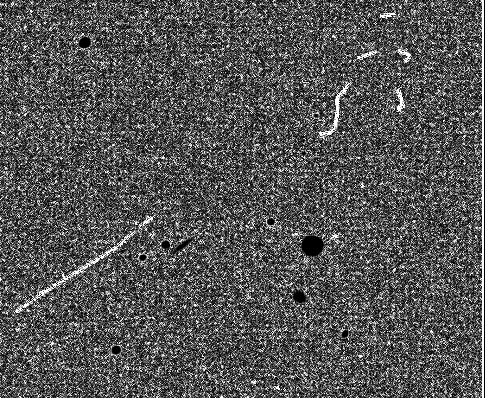
#> input picture image_processing/data_set/img_edge/data1.png, 485 x 398 px
$ python main.py   (older library calls are emulated)
#> lines starting #> are read from the running program, lines starting #| are printed output that depends on the picture
import cv2
import numpy as np
# ----- step 1 -----
# 將有宇宙射線的圖片轉為負片
# ----- step 2 -----
# 拉普拉斯邊緣檢測負片
# ----- step 3 -----
# 濾鏡處理拉普拉斯檢測的負片


STEP = 3
# 手動更改路徑
input_path = "./data_set/img_edge/"
output_path = "./data_set/img_edge/"
filename = "data1.png"


def SaveImg(image_name, img):
    cv2.imwrite(image_name, img)


def NegativeFilm(row, col):
    nagativeImg = np.zeros(shape=(row, col, 1), dtype=np.uint8)
    for r in range(row):
        for c in range(col):
            nagativeImg[r, c] = 255 - img[r, c]

    return nagativeImg

# 想避免雜訊的話，目前想法是如果周遭有2或3個鄰居的色差小於一定值或周遭的值直接黑掉，就當宇宙射線
# 如果下方的點也有一些特徵 或許可以在markedMap做不同的標記


def MarkComsic(img, row, col):
    center_value = img[row, col]
    same_color_point_count = 0
    diff_color_point_count = 0
    # 如果中心點是夠白的
    if center_value > 230:
        # 判定周遭有多少顏色類似的點, 且是否有落差極大的點
        for i in range(-1, 2):
            for j in range(-1, 2):
                # 正中間的點不計算
                if i == 0 and j == 0:
                    continue

                if img[row+i, col+j] > center_value-5 or img[row+i, col+j] < center_value + 5:
                    same_color_point_count += 1
                elif img[row+i, col+j] < center_value/2:
                    diff_color_point_count += 1
        # 是宇宙射線
        if same_color_point_count > 2 or diff_color_point_count > 3:
            return 1
    # 不是宇宙射線
    return 0


if __name__ == '__main__':
    # input灰階圖片
    img = cv2.imread(input_path+filename, 0)
#> img is the input picture: shape (398, 485); min 0, max 255, mean 85.4
    # 得到圖片大小
    img_rows = img.shape[0]
#> img_rows = 398
    img_cols = img.shape[1]
#> img_cols = 485
    # 標記宇宙射線位置
    markedImgMap = np.zeros(shape=(img_rows, img_cols, 1), dtype=np.uint8)

    # step 1 存負片
    if STEP == 1:
        SaveImg(output_path+filename, NegativeFilm(img_rows, img_cols))

    # step 2 拉普拉斯邊緣檢測
    elif STEP == 2:
        la_img = cv2.Laplacian(img, cv2.CV_16S, ksize=3)
        la_img = cv2.convertScaleAbs(la_img)
        SaveImg(output_path+filename, la_img)

    # step 3 濾鏡處理拉普拉斯檢測的負片
    # 開3x3檢測鏡
    # 判斷中間的灰階值是否幾乎等於白色，且與周遭的值差距很大(like > 210 or something)
    # 是的話就標記他的座標
    # 回到普通圖片，從上往下從左到右把那個區塊用內插法磨掉(?)
    elif STEP == 3:
        la_edge_img = cv2.imread("./data_set/img_edge/"+filename, 0)
        counter = 0
        for i in range(1, img_rows-1):
            for j in range(1, img_cols-1):
                markedImgMap[i, j] = MarkComsic(la_edge_img, i, j)
#> this loop made 396 passes
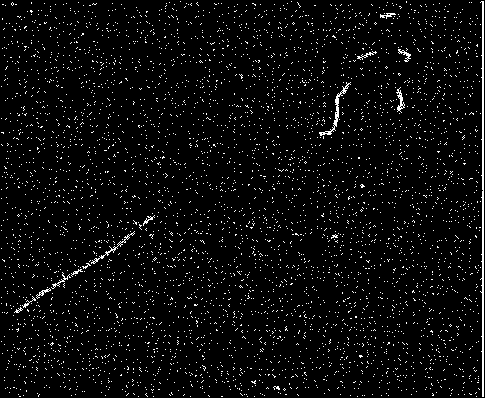
#> markedImgMap: shape (398, 485, 1); values 0 (black) and 1 (white), 4.1% white in thin lines or dots
        # [13 lines of commented-out code are left out]

$ run again, with image_processing/data_set/img_edge/data2.png copied over image_processing/data_set/img_edge/data1.png
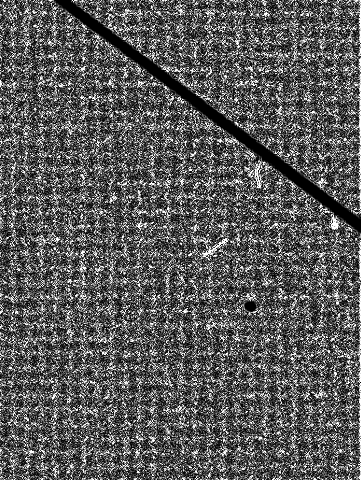
#> input picture image_processing/data_set/img_edge/data2.png, 361 x 480 px
#> img is the input picture: shape (480, 361); min 0, max 255, mean 90.1
#> the loop `for i in range(1, img_rows-1):` made 478 passes
#> after the loop `for i in range(1, img_rows-1):`:
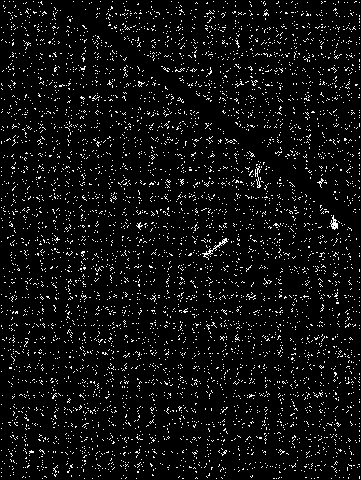
#> markedImgMap: shape (480, 361, 1); values 0 (black) and 1 (white), 5.9% white in thin lines or dots

$ run again, with image_processing/data_set/img_edge/data3.png copied over image_processing/data_set/img_edge/data1.png
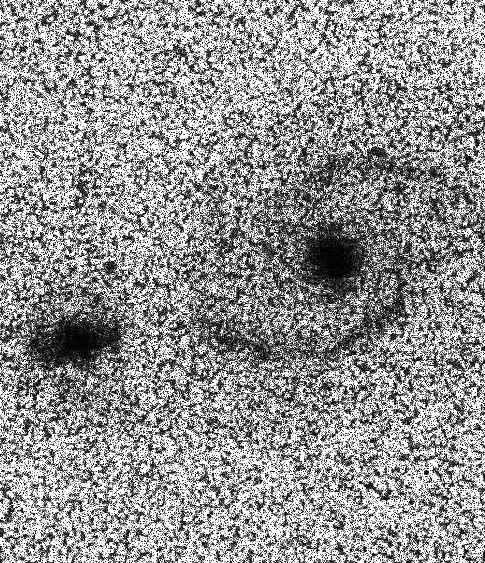
#> input picture image_processing/data_set/img_edge/data3.png, 485 x 563 px
#> img is the input picture: shape (563, 485); min 0, max 255, mean 148.6
#> the loop `for i in range(1, img_rows-1):` made 561 passes
#> after the loop `for i in range(1, img_rows-1):`:
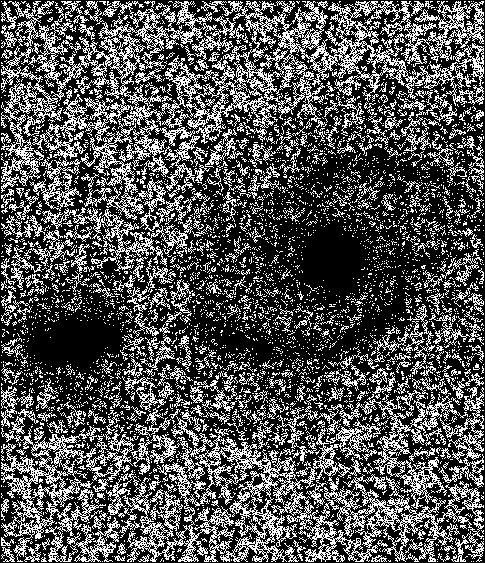
#> markedImgMap: shape (563, 485, 1); values 0 (black) and 1 (white), 32.7% white in thin lines or dots
